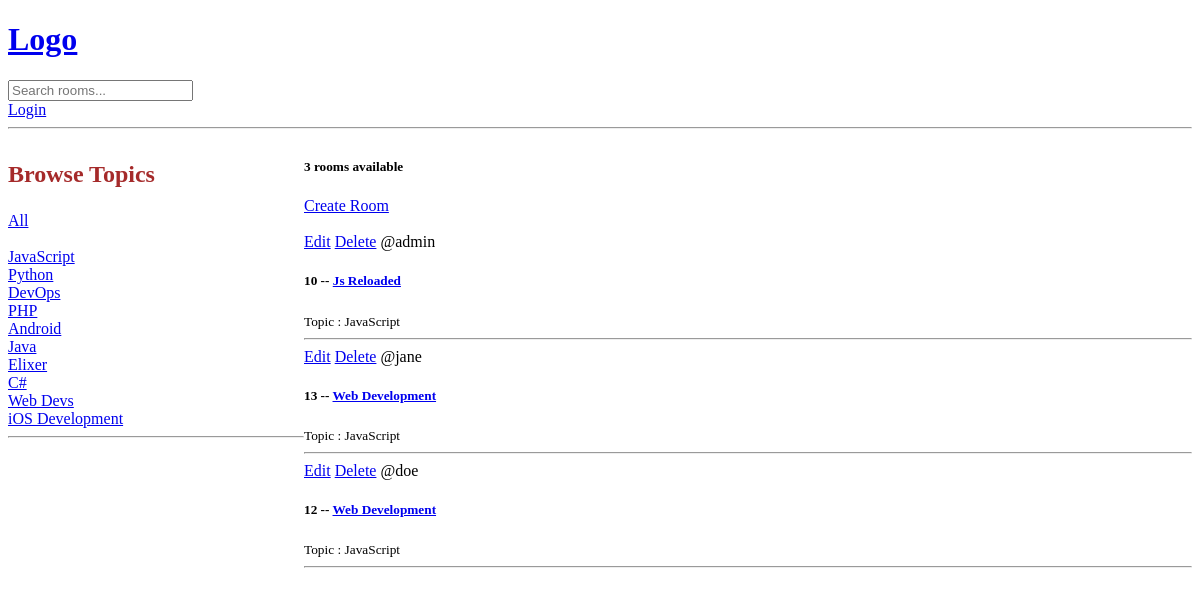
Screenshot of /?q=JavaScript with the database file from the repository.
### base/models.py (models this page shows, shortened)
class Topic(models.Model):
    name = models.CharField(max_length=200)

class Room(models.Model):
    host = models.ForeignKey(User, on_delete=models.SET_NULL, null=True)
    topic = models.ForeignKey(Topic, on_delete=models.SET_NULL, null=True)
    name = models.CharField(max_length=200)
    description = models.TextField(null=True, blank=True)
    updated = models.DateTimeField(auto_now=True)
    created = models.DateTimeField(auto_now_add=True)
    class  Meta:
        ordering = ['-updated', '-created']

### base/views.py (the view)
# urls.py: path('', views.home, name="home"),
def home(request):
    q = request.GET.get('q') if request.GET.get('q') != None else ''
    rooms = Room.objects.filter(
        Q(topic__name__icontains=q) |
        Q(name__icontains=q) |
        Q(description__icontains=q)
        )
    topics = Topic.objects.all()
    room_count = rooms.count()
    context =  {'rooms': rooms, 'topics': topics, 'room_count': room_count}
    return render(request, 'base/home.html', context)

### base/templates/base/home.html (shortened to what this page needs)
{% extends 'main.html'%} {% block content%} {% load static %}
<!DOCTYPE html>
<html lang="en">
  <head>
    <link rel="stylesheet" href="{% static 'css/style.css' %}" />
  </head>
  <body>
    <div class="home-container">
      <div>
        <h3 class="big-font">Browse Topics</h3>
        <div>
          <a href="{%url 'home'%}">All</a>
        </div>
        <br />
        {% for topic in topics %}
        <div>
          <a href="{%url 'home'%}?q={{topic.name}}">{{topic.name}}</a>
        </div>
        {%endfor%}
        <hr />
      </div>
      <div>
        <h5>{{room_count}} rooms available</h5>
        <a href="{%url 'create-room'%}">Create Room</a>
        <br />
        <br />
        <div>
           {% for room in rooms %}
          <div>
            <a href="{%url 'update-room' room.id %}">Edit</a>
            <a href="{%url 'delete-room' room.id %}">Delete</a>
            <span>@{{room.host.username}}</span>
            <h5>
              {{room.id}} -- <a href="/room/{{room.id}}">{{room.name}}</a>
            </h5>
            <small>Topic : {{room.topic.name}}</small>
            <hr />
          </div>
          {% endfor %}
        </div>
      </div>
    </div>
  </body>
</html>
{% endblock %}

### base/static/css/style.css (style rules this page uses)
.big-font { font-size: x-large; color: brown; }
.home-container { display: grid; grid-template-columns: 1fr 3fr; }

### rows the page displays
Topic: name "JavaScript"
Topic: name "Python"
Topic: name "DevOps"
Topic: name "PHP"
Topic: name "Android"
Topic: name "Java"
Topic: name "Elixer"
Topic: name "C#"
Topic: name "Web Devs"
Topic: name "iOS Development"
Room: host.username "admin", id "10", name "Js Reloaded", topic.name "JavaScript"
Room: host.username "jane", id "13", name "Web Development", topic.name "JavaScript"
Room: host.username "doe", id "12", name "Web Development", topic.name "JavaScript"

### other values shown
{{ room_count }} "3"
